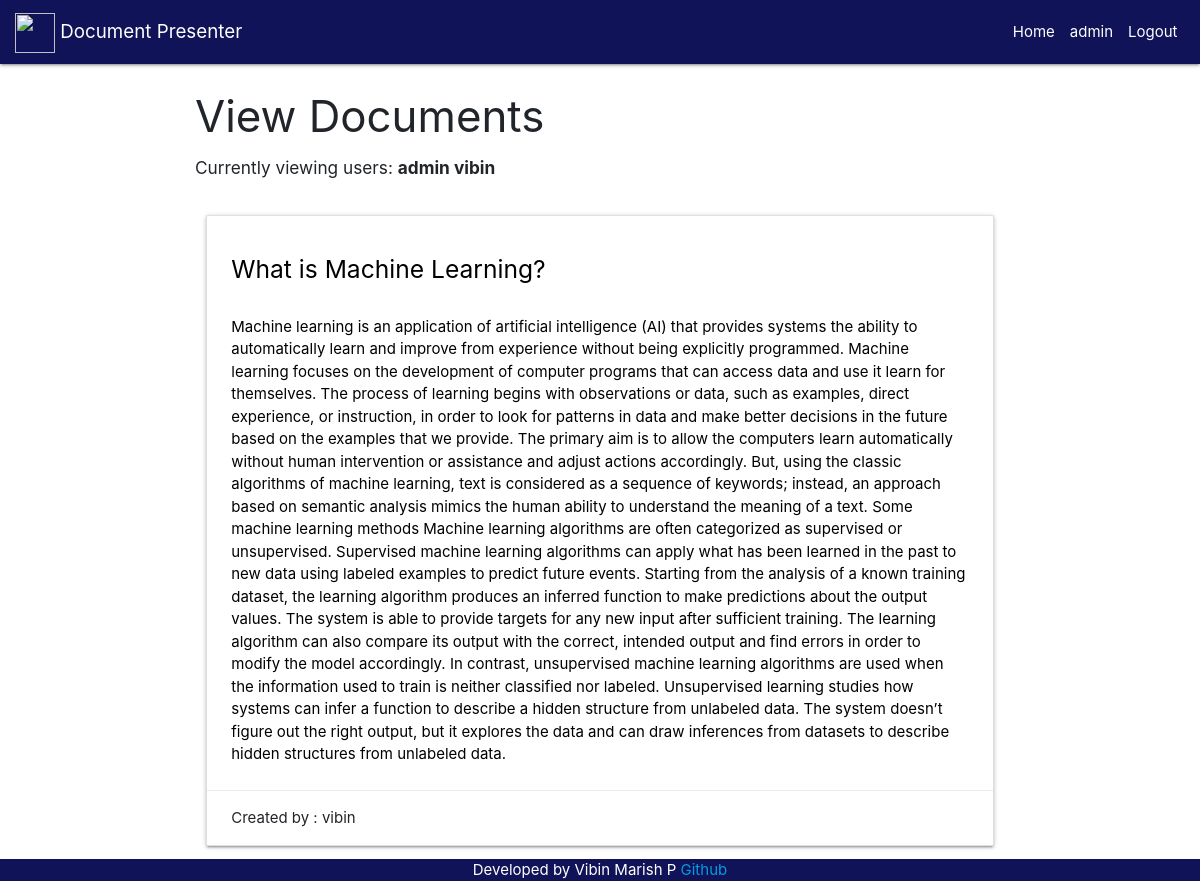
/viewdoc/ (signed in), run on the app's committed database.
### doc/models.py (models this page shows)
class Post(models.Model):
    Document = models.TextField(max_length=8000)
    Title = models.CharField(max_length=100)
    user = models.ForeignKey(User,on_delete=models.CASCADE,)

### doc/views.py (the view)
# urls.py: path("viewdoc/",views.viewdoc,name="viewdoc"),
def viewdoc(request):
    logged_users = [user.user for user in LoggedUser.objects.all()]
    if request.method == "GET":
        posts=Post.objects.all()
    return render(request, 'viewdoc.html', {"log": logged_users,"posts":posts},)

### templates/viewdoc.html (shortened to what this page needs)
{% extends 'base.html' %}
{% block content %}
<form>
</head>
<body>
<h3>View Documents</h3>
<h6>Currently viewing users: {%for i in log %}<b>{{i }}   </b>{% endfor %}</h6>
<br>
{% for j in posts %}
    <div class="row">
    <div class="col s5 m1">
      <div class="card ">
        <div class="card-content black-text">
            <span class="card-title"><h5>{{j.Title}}</h5></span>
          <p><br>{{j.Document}}</p>
        </div>
        <div class="card-action">
            Created by : {{j.user}}<br>
        </div>
      </div>
    </div>
  </div>
{% endfor %}
</form>
{% endblock %}

### templates/base.html (shortened to what this page needs)
<!DOCTYPE html>
<html lang="en">
<head>
     <link rel="stylesheet" href="https://stackpath.bootstrapcdn.com/bootstrap/4.5.0/css/bootstrap.min.css">
    <link rel="stylesheet" href="https://cdnjs.cloudflare.com/ajax/libs/materialize/1.0.0/css/materialize.min.css">
    {% load static %}
    <nav class="navbar navbar-expand-lg navbar-dark" style="background-color: #101357">
  <a class="navbar-brand" href="/">
      <img src="https://img.icons8.com/cotton/2x/file.png" width="40" height="40" alt="">
      Document Presenter</a>
  <div class="collapse navbar-collapse justify-content-end" id="navbarNavAltMarkup">
    <div class="navbar-nav">
      <a class="nav-item nav-link active" href="/">Home <span class="sr-only">(current)</span></a>
     {% if user.is_authenticated %}
        <a class="nav-item nav-link active" href="/">{{user.username}}</a>
      <a class="nav-item nav-link active" href="/logout">Logout</a>
        {% else %}
      <a class="nav-item nav-link active" href="/login">Sign In</a>
      <a class="nav-item nav-link active" href="/register">Sign Up</a>
        {% endif %}
    </div>
  </div>
</nav>
   </head>
<body>
<div class="container">
{% block content %}
{% endblock %}
    </div>
</body>
<div class="footer">
  Developed by Vibin Marish P
  <a href="https://github.com/vibinmarish/navigus_Round_2">Github</a>
</div>
</html>

### templates/base.html (style rules this page uses)
.footer { position: fixed; left: 0; bottom: 0; width: 100%; background-color: #101357; color: white; text-align: center; }

### data on the page
Post: Title "What is Machine Learning?", Document "Machine learning is an application of artificial intelligence (AI) that provides systems the ability to automatically learn and improve from experience without being explicitly programmed. Machine learning focuses on the development of computer programs that can access data and use it learn for themselves. The process of learning begins with observations or data, such as examples, direct experience, or instruction, in order to look for patterns in data and make better decisions in the future based on the examples that we provide. The primary aim is to allow the computers learn automatically without human intervention or assistance and adjust actions accordingly. But, using the classic…", user "vibin"

### other printed values
{{ user.username }} "admin"
{{ i }} "admin"
{{ i }} "vibin"
